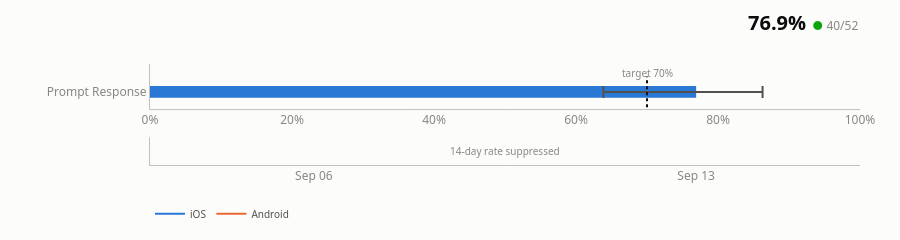

The notebook cell saved with this chart:
### Code cell
cards["prompt_response"]

### Figure 1 — Plotly figure (JSON) as saved in the notebook; plotly's stock layout.template omitted (floating-point values rounded to 4 significant figures)
{"data": [{"error_x": {"array": [0.09353], "arrayminus": [0.1306], "color": "#52514e", "symmetric": false, "thickness": 2, "type": "data", "width": 6}, "hovertemplate": "<b>Prompt Response</b><br>value %{x:.1%}<br>95% CI 63.9%-86.3%<br>40/52 · 10 participants<extra></extra>", "marker": {"color": "#2a78d6", "line": {"width": 0}}, "orientation": "h", "showlegend": false, "type": "bar", "width": 0.34, "x": [0.7692], "xaxis": "x", "y": ["Prompt Response"], "yaxis": "y"}, {"connectgaps": false, "hovertemplate": "iOS<br>%{x|%b %d}: %{y:.0%}<extra></extra>", "line": {"color": "#2a78d6", "shape": "spline", "smoothing": 0.6, "width": 2}, "mode": "lines", "name": "iOS", "showlegend": true, "type": "scatter", "x": ["2026-09-03", "2026-09-04", "2026-09-05", "2026-09-06", "2026-09-07", "2026-09-08", "2026-09-09", "2026-09-10", "2026-09-11", "2026-09-12", "2026-09-13", "2026-09-14", "2026-09-15", "2026-09-16"], "xaxis": "x2", "y": [null, null, null, null, null, null, null, null, null, null, null, null, null, null], "yaxis": "y2"}, {"connectgaps": false, "hovertemplate": "Android<br>%{x|%b %d}: %{y:.0%}<extra></extra>", "line": {"color": "#eb6834", "shape": "spline", "smoothing": 0.6, "width": 2}, "mode": "lines", "name": "Android", "showlegend": true, "type": "scatter", "x": ["2026-09-03", "2026-09-04", "2026-09-05", "2026-09-06", "2026-09-07", "2026-09-08", "2026-09-09", "2026-09-10", "2026-09-11", "2026-09-12", "2026-09-13", "2026-09-14", "2026-09-15", "2026-09-16"], "xaxis": "x2", "y": [null, null, null, null, null, null, null, null, null, null, null, null, null, null], "yaxis": "y2"}], "layout": {"annotations": [{"font": {"color": "#898781", "size": 10}, "showarrow": false, "text": "target 70%", "x": 0.7, "xref": "x", "y": 0.55, "yref": "y"}, {"font": {"color": "#0b0b0b", "family": "system-ui, -apple-system, \"Segoe UI\", sans-serif", "size": 12}, "showarrow": false, "text": "<b style='font-size:20px'>76.9%</b>  <span style='color:#0ca30c'>●</span> <span style='color:#898781'>40/52</span>", "x": 1, "xanchor": "right", "xref": "paper", "y": 1, "yanchor": "bottom", "yref": "paper", "yshift": 26}, {"font": {"color": "#898781", "size": 10}, "showarrow": false, "text": "14-day rate suppressed", "x": 0.5, "xref": "x2 domain", "y": 0.5, "yref": "y2 domain"}], "bargap": 0.5, "font": {"color": "#52514e", "family": "system-ui, -apple-system, \"Segoe UI\", sans-serif", "size": 12}, "height": 210, "hoverlabel": {"bgcolor": "#fcfcfb", "font": {"color": "#0b0b0b", "family": "system-ui, -apple-system, \"Segoe UI\", sans-serif"}}, "legend": {"font": {"color": "#52514e", "size": 10}, "orientation": "h", "x": 0, "y": -0.34}, "margin": {"b": 34, "l": 150, "r": 40, "t": 64}, "paper_bgcolor": "#fcfcfb", "plot_bgcolor": "#fcfcfb", "shapes": [{"line": {"color": "#0b0b0b", "dash": "dot", "width": 2}, "type": "line", "x0": 0.7, "x1": 0.7, "xref": "x", "y0": -0.45, "y1": 0.45, "yref": "y"}], "showlegend": true, "title": {}, "xaxis": {"anchor": "y", "domain": [0, 1], "linecolor": "#c3c2b7", "range": [0, 1], "showgrid": false, "tickfont": {"color": "#898781"}, "tickformat": ".0%", "zeroline": false}, "xaxis2": {"anchor": "y2", "domain": [0, 1], "linecolor": "#c3c2b7", "nticks": 4, "showgrid": false, "showticklabels": true, "tickfont": {"color": "#898781"}, "tickformat": "%b %d", "zeroline": false}, "yaxis": {"anchor": "x", "domain": [0.5536, 1], "linecolor": "#c3c2b7", "showgrid": false, "showticklabels": true, "tickfont": {"color": "#898781", "size": 12}, "zeroline": false}, "yaxis2": {"anchor": "x2", "domain": [0, 0.2736], "linecolor": "#c3c2b7", "range": [0, 1], "showgrid": false, "showticklabels": false, "tickfont": {"color": "#898781"}, "zeroline": false}}}
